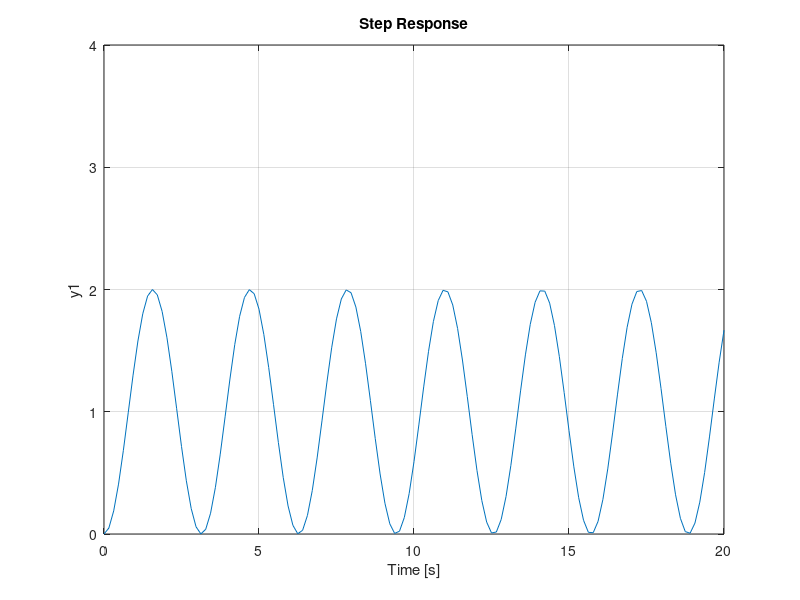

Write the MATLAB code that produced this figure.
% Undamped Example
Zeta = 0;
wn = 2;

% Transfer Function
num = [0 0 wn^2];
den = [1 2*Zeta*wn wn^2];
G = tf(num,den); 

step(G);
ylim([0 4]);
xlim([0 20]);